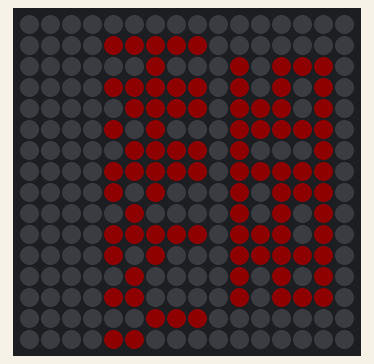
Recording of a sketch running on a simulated ESP32. Parts: 16×16 RGB LED matrix (first LED top left, wired row by row). Dim RGB values are drawn brighter than linear; random numbers use the default seed unless the sketch sets one.

Above: at 10.1 s.
At 17.56 s:
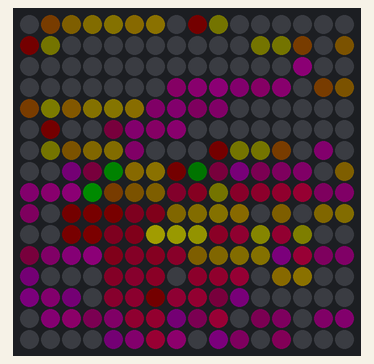
At 21.26 s:
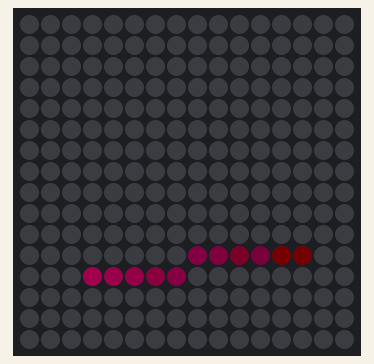
At 25.01 s:
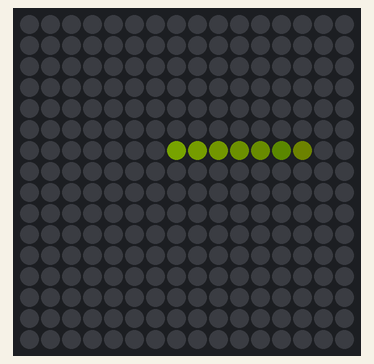
At 32.47 s:
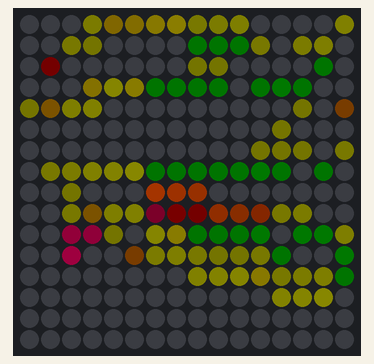
At 39.87 s:
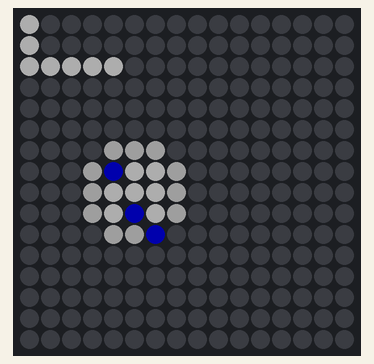

The sketch:

CD77_Happy_2026.ino
```cpp
// CD77_Happy_2026.cpp by Chemdoc77
// LED Matrix Animation: Ball Drop and Fireworks for New Year 2026
// Made with a lot of help from Caude.ai

/* License

The code and specifically the animations that come with it are licenced under a Creative Commons Attribution License CC BY-NC-SA 4.0

For non-commercial purposes you're welcome to use the code and animations in any way you like.

In case you would like to use my code or animations in your commercial project or product please contact me and we'll find a fair licensing solution we're both happy with.
*/

#include <Arduino.h>
#include <FastLED.h>

#define LED_PIN     12
#define NUM_LEDS    256
#define BRIGHTNESS  50
#define MATRIX_WIDTH  16
#define MATRIX_HEIGHT 16
#define LED_TYPE    WS2812B
#define COLOR_ORDER GRB

CRGB leds[NUM_LEDS];

// 5x3 digits
const bool digits[10][5][3] = {
  {{1,1,1},{1,0,1},{1,0,1},{1,0,1},{1,1,1}}, // 0
  {{0,1,0},{1,1,0},{0,1,0},{0,1,0},{1,1,1}}, // 1
  {{1,1,1},{0,0,1},{1,1,1},{1,0,0},{1,1,1}}, // 2
  {{1,1,1},{0,0,1},{1,1,1},{0,0,1},{1,1,1}}, // 3
  {{1,0,1},{1,0,1},{1,1,1},{0,0,1},{0,0,1}}, // 4
  {{1,1,1},{1,0,0},{1,1,1},{0,0,1},{1,1,1}}, // 5
  {{1,1,1},{1,0,0},{1,1,1},{1,0,1},{1,1,1}}, // 6
  {{1,1,1},{0,0,1},{0,0,1},{0,0,1},{0,0,1}}, // 7
  {{1,1,1},{1,0,1},{1,1,1},{1,0,1},{1,1,1}}, // 8
  {{1,1,1},{1,0,1},{1,1,1},{0,0,1},{1,1,1}}  // 9
};

// 5x3 letters
const bool letters[8][5][3] = {
  {{1,0,1},{1,0,1},{1,1,1},{1,0,1},{1,0,1}}, // H
  {{0,1,0},{1,0,1},{1,1,1},{1,0,1},{1,0,1}}, // A
  {{1,1,0},{1,0,1},{1,1,0},{1,0,0},{1,0,0}}, // P
  {{1,0,1},{1,0,1},{0,1,0},{0,1,0},{0,1,0}}, // Y
  {{1,0,1},{1,1,1},{1,0,1},{1,0,1},{1,0,1}}, // N
  {{1,1,1},{1,0,0},{1,1,0},{1,0,0},{1,1,1}}, // E
  {{1,0,1},{1,0,1},{1,0,1},{1,1,1},{1,0,1}}, // W
  {{1,1,0},{1,0,1},{1,1,0},{1,0,1},{1,0,1}}  // R
};

// XY function for serpentine column-major matrix
uint16_t XY(uint8_t x, uint8_t y) {
  uint16_t i;
  if (x & 0x01) {
    i = (x * MATRIX_HEIGHT) + (MATRIX_HEIGHT - 1 - y);
  } else {
    i = (x * MATRIX_HEIGHT) + y;
  }
  return i;
}

void drawDigit(int digit, int x, int y, CRGB color) {
  for (int row = 0; row < 5; row++) {
    for (int col = 0; col < 3; col++) {
      if (digits[digit][row][col]) {
        if (x + col < MATRIX_WIDTH && y + row < MATRIX_HEIGHT) {
          leds[XY(x + col, y + row)] = color;
        }
      }
    }
  }
}

void drawLetter(int letterIdx, int x, int y, CRGB color) {
  for (int row = 0; row < 5; row++) {
    for (int col = 0; col < 3; col++) {
      if (letters[letterIdx][row][col]) {
        if (x + col < MATRIX_WIDTH && y + row < MATRIX_HEIGHT) {
          leds[XY(x + col, y + row)] = color;
        }
      }
    }
  }
}

// ============ FIREWORKS PATTERN CLASS ============
class FireworksPattern {
private:
  struct Rocket {
    float x, y;
    float vx, vy;
    CRGB color;
    bool active;
    bool exploded;
  };

  struct Particle {
    float x, y;
    float vx, vy;
    CRGB color;
    uint8_t life;
    bool active;
  };

  static const uint8_t MAX_ROCKETS = 3;
  static const uint8_t MAX_PARTICLES = 30;

  Rocket rockets[MAX_ROCKETS];
  Particle particles[MAX_PARTICLES];

  uint8_t launchChance;
  unsigned long lastUpdate;
  uint16_t updateInterval;
  unsigned long startTime;
  unsigned long duration;
  bool isActive;

  void launchRocket() {
    for (int i = 0; i < MAX_ROCKETS; i++) {
      if (!rockets[i].active) {
        rockets[i].x = random(4, MATRIX_WIDTH - 4);  // Keep away from edges
        rockets[i].y = MATRIX_HEIGHT - 1;  // Start from bottom

        // More vertical angles for realistic upward trajectory
        float angle = random(-100, -81) * PI / 180.0;  // Mostly straight up
        float speed = random(90, 130) / 100.0;  // Good speed variation

        rockets[i].vx = cos(angle) * speed;
        rockets[i].vy = sin(angle) * speed;  // Negative Y goes up
        rockets[i].color = CHSV(random(0, 256), 255, 255);
        rockets[i].active = true;
        rockets[i].exploded = false;
        break;
      }
    }
  }

  void explodeRocket(int idx) {
    int particlesCreated = 0;
    // Create more particles for a fuller burst
    int numParticles = random(12, 18);  // Variable number of particles
    float angleStep = 360.0 / numParticles;

    for (int i = 0; i < MAX_PARTICLES && particlesCreated < numParticles; i++) {
      if (!particles[i].active) {
        particles[i].x = rockets[idx].x;
        particles[i].y = rockets[idx].y;

        // Use evenly spaced angles with slight randomization
        float angle = (particlesCreated * angleStep + random(-8, 8)) * PI / 180.0;
        float speed = random(55, 75) / 100.0;  // Consistent speed for roundness

        particles[i].vx = cos(angle) * speed;
        particles[i].vy = sin(angle) * speed;
        particles[i].color = rockets[idx].color;
        particles[i].life = random(220, 255);  // Longer life for better visibility
        particles[i].active = true;
        particlesCreated++;
      }
    }
    rockets[idx].active = false;
  }

  void updateRockets() {
    for (int i = 0; i < MAX_ROCKETS; i++) {
      if (rockets[i].active && !rockets[i].exploded) {
        rockets[i].x += rockets[i].vx;
        rockets[i].y += rockets[i].vy;
        rockets[i].vy += 0.05;  // Gravity

        // Explode when rocket starts falling (vy becomes positive) or reaches top area
        // This ensures all rockets explode before leaving the screen
        if (rockets[i].vy >= -0.1 || rockets[i].y <= 3) {
          explodeRocket(i);
          rockets[i].exploded = true;
        }

        int ix = (int)rockets[i].x;
        int iy = (int)rockets[i].y;
        if (ix >= 0 && ix < MATRIX_WIDTH && iy >= 0 && iy < MATRIX_HEIGHT) {
          leds[XY(ix, iy)] = rockets[i].color;
        }
      }
    }
  }

  void updateParticles() {
    for (int i = 0; i < MAX_PARTICLES; i++) {
      if (particles[i].active) {
        particles[i].x += particles[i].vx;
        particles[i].y += particles[i].vy;
        particles[i].vy += 0.08;  // Gravity pulls down
        particles[i].vx *= 0.95;
        particles[i].vy *= 0.98;

        particles[i].life -= 8;
        if (particles[i].life < 10) {
          particles[i].active = false;
          continue;
        }

        int ix = (int)particles[i].x;
        int iy = (int)particles[i].y;
        if (ix >= 0 && ix < MATRIX_WIDTH && iy >= 0 && iy < MATRIX_HEIGHT) {
          CRGB color = particles[i].color;
          color.fadeToBlackBy(255 - particles[i].life);
          leds[XY(ix, iy)] = color;
        }
      }
    }
  }

public:
  FireworksPattern(uint8_t launch_chance = 4, uint16_t interval = 30) {
    launchChance = launch_chance;
    updateInterval = interval;
    lastUpdate = 0;
    isActive = false;
    duration = 10000; // 10 seconds default

    for (int i = 0; i < MAX_ROCKETS; i++) {
      rockets[i].active = false;
    }
    for (int i = 0; i < MAX_PARTICLES; i++) {
      particles[i].active = false;
    }
  }

  void Start(unsigned long fireworksDuration = 10000) {
    isActive = true;
    startTime = millis();
    duration = fireworksDuration;
    lastUpdate = millis();
  }

  bool Update() {
    if (!isActive) return false;

    unsigned long currentMillis = millis();

    // Check if duration has expired
    if (currentMillis - startTime >= duration) {
      isActive = false;
      FastLED.clear();
      FastLED.show();
      return false; // Finished
    }

    // Only update at the specified interval
    if ((currentMillis - lastUpdate) >= updateInterval) {
      lastUpdate = currentMillis;

      fadeToBlackBy(leds, NUM_LEDS, 60);

      if (random(100) < launchChance) {
        launchRocket();
      }

      updateRockets();
      updateParticles();

      FastLED.show();
    }

    return true; // Still running
  }

  bool IsActive() {
    return isActive;
  }
};

// ============ BALL DROP ANIMATION CLASS ============
class BallDropAnimation {
  enum State {
    DROPPING,
    SHOWING_MESSAGE,
    CLEARING,
    IDLE
  };

  State currentState;
  unsigned long previousMillis;
  unsigned long dropStartTime;
  unsigned long dropDuration;
  unsigned long messageDisplayTime;
  unsigned long clearDelay;
  int centerX;

public:
  BallDropAnimation(unsigned long dropTime = 10000, unsigned long msgTime = 5000, unsigned long clearTime = 500) {
    dropDuration = dropTime;
    messageDisplayTime = msgTime;
    clearDelay = clearTime;
    currentState = IDLE;
    previousMillis = 0;
    dropStartTime = 0;
    centerX = 8;
  }

  void Start() {
    currentState = DROPPING;
    dropStartTime = millis();
    previousMillis = millis();
  }

  bool Update() {
    unsigned long currentMillis = millis();

    switch(currentState) {
      case DROPPING:
        updateDropping(currentMillis);
        break;

      case SHOWING_MESSAGE:
        updateMessage(currentMillis);
        break;

      case CLEARING:
        updateClearing(currentMillis);
        break;

      case IDLE:
        return false; // Animation complete
    }
    return true; // Still running
  }

  bool IsIdle() {
    return currentState == IDLE;
  }

private:
  void updateDropping(unsigned long currentMillis) {
    unsigned long elapsed = currentMillis - dropStartTime;

    if (elapsed >= dropDuration) {
      currentState = SHOWING_MESSAGE;
      previousMillis = currentMillis;
      showMessage();
    } else {
      int countdown = 10 - (elapsed / 1000);
      if (countdown < 0) countdown = 0;

      if (countdown >= 10) {
        drawDigit(1, 0, 0, CRGB::White);
        drawDigit(0, 4, 0, CRGB::White);
      } else {
        drawDigit(countdown, 0, 0, CRGB::White);
      }

      float progress = (float)elapsed / dropDuration;
      int ballY = 2 + (int)(progress * 11);

      drawBall(centerX, ballY);
    }
  }

  void updateMessage(unsigned long currentMillis) {
    if (currentMillis - previousMillis >= messageDisplayTime) {
      currentState = CLEARING;
      previousMillis = currentMillis;
      FastLED.clear();
      FastLED.show();
    } else {
      showMessage();
    }
  }

  void updateClearing(unsigned long currentMillis) {
    if (currentMillis - previousMillis >= clearDelay) {
      currentState = IDLE;
    }
  }

  void drawBall(int centerX, int centerY) {
    CRGB ballColor = CRGB::White;

    for (int dy = -2; dy <= 2; dy++) {
      for (int dx = -2; dx <= 2; dx++) {
        if (dx * dx + dy * dy <= 5) {
          int x = centerX + dx;
          int y = centerY + dy;
          if (x >= 0 && x < MATRIX_WIDTH && y >= 0 && y < MATRIX_HEIGHT) {
            if (random(100) < 30) {
              leds[XY(x, y)] = CRGB::Blue;
            } else {
              if (dx * dx + dy * dy <= 2) {
                leds[XY(x, y)] = ballColor;
              } else {
                leds[XY(x, y)] = ballColor;
                leds[XY(x, y)].fadeToBlackBy(100);
              }
            }
          }
        }
      }
    }
  }

  void showMessage() {
    FastLED.clear();
    CRGB dimRed = CRGB(80, 0, 0);

    drawLetter(0, 1, 4, dimRed);
    drawLetter(1, 4, 4, dimRed);
    drawLetter(2, 7, 4, dimRed);
    drawLetter(2, 10, 4, dimRed);
    drawLetter(3, 13, 4, dimRed);

    drawDigit(2, 2, 10, dimRed);
    drawDigit(0, 5, 10, dimRed);
    drawDigit(2, 8, 10, dimRed);
    drawDigit(6, 11, 10, dimRed);

    FastLED.show();
  }
};

// ============ ANIMATION CONTROLLER ============
enum AnimationState {
  BALL_DROP_PHASE,
  FIREWORKS_PHASE,
  WAITING
};

AnimationState animState = BALL_DROP_PHASE;
BallDropAnimation ballDrop;
FireworksPattern fireworks;
unsigned long waitStartTime = 0;
const unsigned long WAIT_DURATION = 1000; // 1 second between cycles

void setup() {
  FastLED.addLeds<LED_TYPE, LED_PIN, COLOR_ORDER>(leds, NUM_LEDS).setCorrection(TypicalLEDStrip);
  FastLED.setBrightness(BRIGHTNESS);
  randomSeed(analogRead(0));

  ballDrop.Start();
}

void loop() {
  static unsigned long lastUpdateTime = 0;
  unsigned long currentMillis = millis();

  // Update at ~20 FPS without using delay()
  if (currentMillis - lastUpdateTime >= 50) {
    lastUpdateTime = currentMillis;

    switch(animState) {
      case BALL_DROP_PHASE:
        FastLED.clear();
        if (!ballDrop.Update()) {
          // Ball drop finished, start fireworks
          animState = FIREWORKS_PHASE;
          fireworks.Start(20000); // 20 seconds of fireworks
        }
        FastLED.show();
        break;

      case FIREWORKS_PHASE:
        if (!fireworks.Update()) {
          // Fireworks finished, wait then restart
          animState = WAITING;
          waitStartTime = currentMillis;
        }
        break;

      case WAITING:
        if (currentMillis - waitStartTime >= WAIT_DURATION) {
          // Restart the sequence
          animState = BALL_DROP_PHASE;
          ballDrop.Start();
        }
        break;
    }
  }
}
```

Measured:
- what the display in image 0 shows lasts 5.0 s, from 10.0 s to 15.0 s
